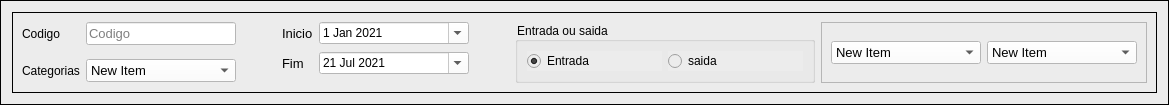
               <widget class="QFrame" name="frame_52">
                <property name="styleSheet">
                 <string notr="true">background-color: rgb(236, 236, 236);</string>
                </property>
                <property name="frameShape">
                 <enum>QFrame::Box</enum>
                </property>
                <property name="frameShadow">
                 <enum>QFrame::Plain</enum>
                </property>
                <layout class="QGridLayout" name="gridLayout_62">
                 <item row="1" column="0">
                  <widget class="QFrame" name="frame_51">
                   <property name="frameShape">
                    <enum>QFrame::Box</enum>
                   </property>
                   <property name="frameShadow">
                    <enum>QFrame::Plain</enum>
                   </property>
                   <layout class="QGridLayout" name="gridLayout_70">
                    <item row="0" column="3">
                     <spacer name="horizontalSpacer_5">
                      <property name="orientation">
                       <enum>Qt::Horizontal</enum>
                      </property>
                      <property name="sizeHint" stdset="0">
                       <size>
                        <width>40</width>
                        <height>20</height>
                       </size>
                      </property>
                     </spacer>
                    </item>
                    <item row="0" column="5">
                     <widget class="QFrame" name="frame_15">
                      <property name="frameShape">
                       <enum>QFrame::StyledPanel</enum>
                      </property>
                      <property name="frameShadow">
                       <enum>QFrame::Raised</enum>
                      </property>
                      <layout class="QGridLayout" name="gridLayout_60">
                       <item row="2" column="0">
                        <widget class="QComboBox" name="comboBox_8">
                         <property name="minimumSize">
                          <size>
                           <width>150</width>
                           <height>0</height>
                          </size>
                         </property>
                         <property name="font">
                          <font>
                           <family>Arial</family>
                           <pointsize>10</pointsize>
                          </font>
                         </property>
                         <property name="cursor">
                          <cursorShape>PointingHandCursor</cursorShape>
                         </property>
                         <property name="styleSheet">
                          <string notr="true">background-color: rgb(255, 255, 255);
color: rgb(0, 0, 0);</string>
                         </property>
                         <item>
                          <property name="text">
                           <string>New Item</string>
                          </property>
                         </item>
                         <item>
                          <property name="text">
                           <string>New Item</string>
                          </property>
                         </item>
                         <item>
                          <property name="text">
                           <string>New Item</string>
                          </property>
                         </item>
                         <item>
                          <property name="text">
                           <string>New Item</string>
                          </property>
                         </item>
                         <item>
                          <property name="text">
                           <string>New Item</string>
                          </property>
                         </item>
                        </widget>
                       </item>
                       <item row="2" column="1">
                        <widget class="QComboBox" name="comboBox_7">
                         <property name="minimumSize">
                          <size>
                           <width>150</width>
                           <height>0</height>
                          </size>
                         </property>
                         <property name="font">
                          <font>
                           <family>Arial</family>
                           <pointsize>10</pointsize>
                          </font>
                         </property>
                         <property name="cursor">
                          <cursorShape>PointingHandCursor</cursorShape>
                         </property>
                         <property name="styleSheet">
                          <string notr="true">background-color: rgb(255, 255, 255);
color: rgb(0, 0, 0);</string>
                         </property>
                         <item>
                          <property name="text">
                           <string>New Item</string>
                          </property>
                         </item>
                         <item>
                          <property name="text">
                           <string>New Item</string>
                          </property>
                         </item>
                         <item>
                          <property name="text">
                           <string>New Item</string>
                          </property>
                         </item>
                         <item>
                          <property name="text">
                           <string>New Item</string>
                          </property>
                         </item>
                         <item>
                          <property name="text">
                           <string>New Item</string>
                          </property>
                         </item>
                        </widget>
                       </item>
                      </layout>
                     </widget>
                    </item>
                    <item row="0" column="4">
                     <widget class="QGroupBox" name="groupBox">
                      <property name="minimumSize">
                       <size>
                        <width>300</width>
                        <height>0</height>
                       </size>
                      </property>
                      <property name="maximumSize">
                       <size>
                        <width>150</width>
                        <height>150</height>
                       </size>
                      </property>
                      <property name="title">
                       <string>Entrada ou saida</string>
                      </property>
                      <layout class="QGridLayout" name="gridLayout_71">
                       <item row="0" column="1">
                        <widget class="QRadioButton" name="radioButton_2">
                         <property name="text">
                          <string>saida</string>
                         </property>
                        </widget>
                       </item>
                       <item row="0" column="0">
                        <widget class="QRadioButton" name="radioButton">
                         <property name="text">
                          <string>Entrada</string>
                         </property>
                         <property name="checked">
                          <bool>true</bool>
                         </property>
                        </widget>
                       </item>
                      </layout>
                     </widget>
                    </item>
                    <item row="0" column="0">
                     <layout class="QFormLayout" name="formLayout_2">
                      <property name="verticalSpacing">
                       <number>14</number>
                      </property>
                      <item row="0" column="0">
                       <widget class="QLabel" name="label_7">
                        <property name="text">
                         <string>Codigo</string>
                        </property>
                       </widget>
                      </item>
                      <item row="0" column="1">
                       <widget class="QLineEdit" name="lineEdit_13">
                        <property name="minimumSize">
                         <size>
                          <width>150</width>
                          <height>0</height>
                         </size>
                        </property>
                        <property name="maximumSize">
                         <size>
                          <width>200</width>
                          <height>16777215</height>
                         </size>
                        </property>
                        <property name="font">
                         <font>
                          <pointsize>10</pointsize>
                         </font>
                        </property>
                        <property name="styleSheet">
                         <string notr="true">background-color: rgb(255, 255, 255);</string>
                        </property>
                        <property name="placeholderText">
                         <string>Codigo</string>
                        </property>
                       </widget>
                      </item>
                      <item row="1" column="0">
                       <widget class="QLabel" name="label_8">
                        <property name="text">
                         <string>Categorias</string>
                        </property>
                       </widget>
                      </item>
                      <item row="1" column="1">
                       <widget class="QComboBox" name="comboBox_6">
                        <property name="minimumSize">
                         <size>
                          <width>150</width>
                          <height>0</height>
                         </size>
                        </property>
                        <property name="maximumSize">
                         <size>
                          <width>200</width>
                          <height>16777215</height>
                         </size>
                        </property>
                        <property name="font">
                         <font>
                          <family>Arial</family>
                          <pointsize>10</pointsize>
                         </font>
                        </property>
                        <property name="cursor">
                         <cursorShape>PointingHandCursor</cursorShape>
                        </property>
                        <property name="styleSheet">
                         <string notr="true">background-color: rgb(255, 255, 255);
color: rgb(0, 0, 0);</string>
                        </property>
                        <item>
                         <property name="text">
                          <string>New Item</string>
                         </property>
                        </item>
                        <item>
                         <property name="text">
                          <string>New Item</string>
                         </property>
                        </item>
                        <item>
                         <property name="text">
                          <string>New Item</string>
                         </property>
                        </item>
                        <item>
                         <property name="text">
                          <string>New Item</string>
                         </property>
                        </item>
                        <item>
                         <property name="text">
                          <string>New Item</string>
                         </property>
                        </item>
                        <item>
                         <property name="text">
                          <string>New Item</string>
                         </property>
                        </item>
                       </widget>
                      </item>
                     </layout>
                    </item>
                    <item row="0" column="2">
                     <layout class="QFormLayout" name="formLayout">
                      <property name="horizontalSpacing">
                       <number>6</number>
                      </property>
                      <property name="verticalSpacing">
                       <number>8</number>
                      </property>
                      <item row="0" column="0">
                       <widget class="QLabel" name="label_115">
                        <property name="font">
                         <font>
                          <family>Arial</family>
                          <pointsize>10</pointsize>
                         </font>
                        </property>
                        <property name="styleSheet">
                         <string notr="true"/>
                        </property>
                        <property name="text">
                         <string>Inicio</string>
                        </property>
                       </widget>
                      </item>
                      <item row="2" column="0">
                       <widget class="QLabel" name="label_114">
                        <property name="font">
                         <font>
                          <family>Arial</family>
                          <pointsize>10</pointsize>
                         </font>
                        </property>
                        <property name="styleSheet">
                         <string notr="true"/>
                        </property>
                        <property name="text">
                         <string>Fim</string>
                        </property>
                       </widget>
                      </item>
                      <item row="2" column="1">
                       <widget class="QDateEdit" name="dateEdit_5">
                        <property name="maximumSize">
                         <size>
                          <width>150</width>
                          <height>16777215</height>
                         </size>
                        </property>
                        <property name="cursor">
                         <cursorShape>PointingHandCursor</cursorShape>
                        </property>
                        <property name="styleSheet">
                         <string notr="true">color: rgb(0, 0, 0);
background-color: rgb(255, 255, 255);background-color: rgb(255, 255, 255);</string>
                        </property>
                        <property name="calendarPopup">
                         <bool>true</bool>
                        </property>
                        <property name="date">
                         <date>
                          <year>2021</year>
                          <month>7</month>
                          <day>21</day>
                         </date>
                        </property>
                       </widget>
                      </item>
                      <item row="0" column="1">
                       <widget class="QDateEdit" name="dateEdit_4">
                        <property name="enabled">
                         <bool>true</bool>
                        </property>
                        <property name="sizePolicy">
                         <sizepolicy hsizetype="Fixed" vsizetype="Fixed">
                          <horstretch>0</horstretch>
                          <verstretch>0</verstretch>
                         </sizepolicy>
                        </property>
                        <property name="minimumSize">
                         <size>
                          <width>150</width>
                          <height>0</height>
                         </size>
                        </property>
                        <property name="maximumSize">
                         <size>
                          <width>150</width>
                          <height>150</height>
                         </size>
                        </property>
                        <property name="font">
                         <font>
                          <family>MS Shell Dlg 2</family>
                         </font>
                        </property>
                        <property name="cursor">
                         <cursorShape>PointingHandCursor</cursorShape>
                        </property>
                        <property name="styleSheet">
                         <string notr="true">color: rgb(0, 0, 0);
background-color: rgb(255, 255, 255);</string>
                        </property>
                        <property name="accelerated">
                         <bool>false</bool>
                        </property>
                        <property name="correctionMode">
                         <enum>QAbstractSpinBox::CorrectToPreviousValue</enum>
                        </property>
                        <property name="showGroupSeparator" stdset="0">
                         <bool>false</bool>
                        </property>
                        <property name="currentSection">
                         <enum>QDateTimeEdit::DaySection</enum>
                        </property>
                        <property name="calendarPopup">
                         <bool>true</bool>
                        </property>
                        <property name="timeSpec">
                         <enum>Qt::TimeZone</enum>
                        </property>
                        <property name="date">
                         <date>
                          <year>2021</year>
                          <month>1</month>
                          <day>1</day>
                         </date>
                        </property>
                       </widget>
                      </item>
                     </layout>
                    </item>
                    <item row="0" column="1">
                     <spacer name="horizontalSpacer_6">
                      <property name="orientation">
                       <enum>Qt::Horizontal</enum>
                      </property>
                      <property name="sizeHint" stdset="0">
                       <size>
                        <width>40</width>
                        <height>20</height>
                       </size>
                      </property>
                     </spacer>
                    </item>
                   </layout>
                  </widget>
                 </item>
                </layout>
               </widget>
